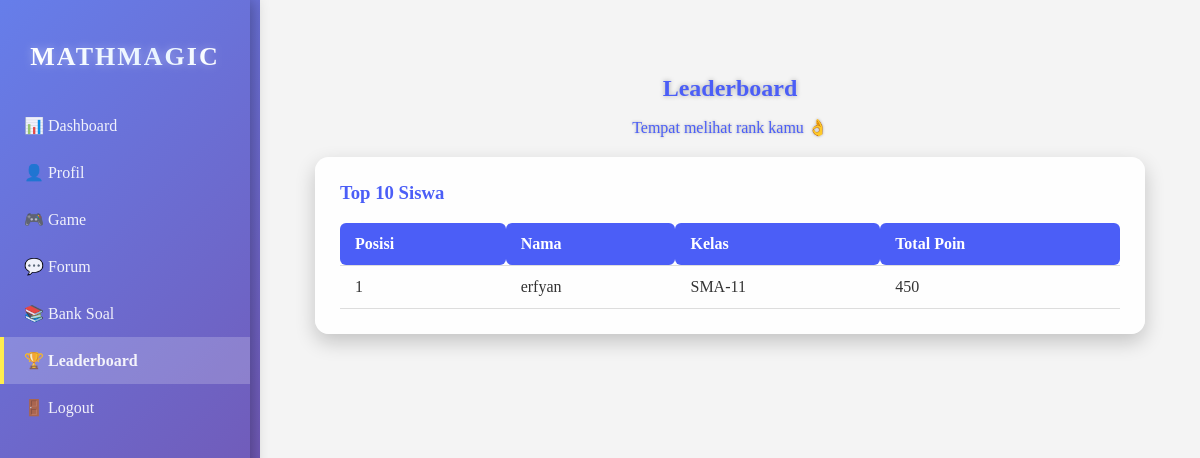
Page /siswa/leaderboard.php (signed in) on the committed database.
### tables this page shows
CREATE TABLE `users` (
  `id` int NOT NULL,
  `fullname` varchar(150) NOT NULL,
  `email` varchar(150) NOT NULL,
  `role` enum('siswa','guru','admin') NOT NULL DEFAULT 'siswa',
  `kelas` varchar(50) DEFAULT NULL,
  `mapel` varchar(100) DEFAULT NULL,
  `password_hash` varchar(255) NOT NULL,
  `avatar` varchar(255) DEFAULT NULL,
  `created_at` datetime DEFAULT CURRENT_TIMESTAMP,
  `last_login` datetime DEFAULT NULL,
  `is_active` tinyint(1) DEFAULT '1'
);

### siswa/leaderboard.php (the view, shortened to what this page needs)
<?php
require_once "../init.php";
include "../components/sidebar_siswa.php";
$student_id = (int) $_SESSION['user_id'];
$leaderboardQuery = $conn->query("
    SELECT
        u.id,
        u.fullname,
        u.kelas,
        COALESCE(SUM(h.score), 0) AS total_points
    FROM users u
    LEFT JOIN student_score_history h ON h.student_id = u.id
    WHERE u.role = 'siswa'
    GROUP BY u.id, u.fullname, u.kelas
    ORDER BY total_points DESC
    LIMIT 10
");
?>
<!DOCTYPE html>
<html lang="id">
<head>
</head>
<body>
<div class="container">
<h2>Leaderboard</h2>
<p>Tempat melihat rank kamu 👌</p>
<div class="dashboard-box">
    <h3>Top 10 Siswa</h3>
    <table class="leaderboard-table">
        <tr>
            <th>Posisi</th>
            <th>Nama</th>
            <th>Kelas</th>
            <th>Total Poin</th>
        </tr>
        <?php
        if ($leaderboardQuery && $leaderboardQuery->num_rows > 0) {
            $pos = 1;
            while ($row = $leaderboardQuery->fetch_assoc()):
                $highlight = ($row['id'] == $student_id) ? 'highlight' : '';
        ?>
        <tr class="<?= $highlight ?>">
            <td><?= $pos ?></td>
            <td><?= htmlspecialchars($row['fullname']) ?></td>
            <td><?= htmlspecialchars($row['kelas']) ?></td>
            <td><?= $row['total_points'] ?></td>
        </tr>
        <?php
            $pos++;
            endwhile;
        } else {
        ?>
        <tr><td colspan="4">Belum ada data siswa.</td></tr>
        <?php } ?>
    </table>
</div>
</div>
</body>
</html>

### siswa/leaderboard.php (style rules this page uses)
body { margin: 0; background: linear-gradient(135deg, #667eea 0%, #764ba2 50%, #f093fb 100%); color: #333; min-height: 100vh; }
.container { padding: 30px; }
h2 { text-align: center; color: #4b5ef7; margin-bottom: 5px; text-shadow: 0 0 5px rgba(0,0,0,0.3); }
p { text-align: center; margin-bottom: 20px; color: #4b5ef7; text-shadow: 0 0 3px rgba(0,0,0,0.3); }
.dashboard-box { background: rgba(255,255,255,0.95); padding: 25px; border-radius: 14px; box-shadow: 0 8px 20px rgba(0,0,0,0.2); max-width: 900px; margin: 0 auto 30px auto; }
.dashboard-box h3 { margin-top: 0; color: #4b5ef7; }
.leaderboard-table { width: 100%; border-collapse: collapse; margin-top: 15px; }
.leaderboard-table th, .leaderboard-table td { padding: 12px 15px; text-align: left; border-bottom: 1px solid #ddd; }
.leaderboard-table th { background: #4b5ef7; color: white; border-radius: 6px; }

### rows in the picture
users: fullname "erfyan", kelas "SMA-11", total_points "450"
